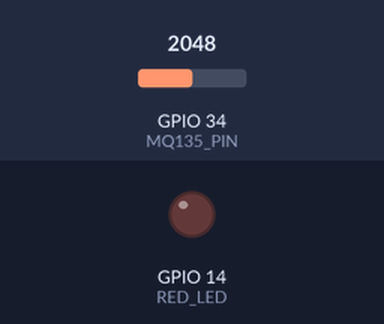
A sketch run on a simulated ESP32. Shown: output pins drawn as LEDs (lit = HIGH). The inputs (shaded band) are chosen by the test bench; at power-on: GPIO 34 (MQ135_PIN) = 2048. WiFi joins after 1.5 s; servers stay silent unless stated; what the sketch prints to the serial monitor is not drawn.

Above: at 0.1 s.
At 2.4 s:
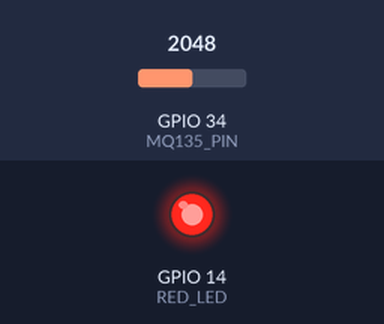
Timing chart, 0 to 3.9 s (numbered marks = the images above):
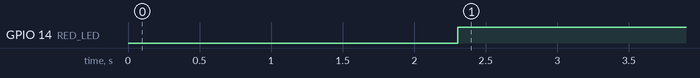

Measured:
- by itself, GPIO 14 (RED_LED): LOW → HIGH at 2.3 s

The sketch:

Firebase_Air_Quality_Monitoring.ino
```cpp
#define BLYNK_TEMPLATE_ID "****" // Enter your Blynk Template ID
#define BLYNK_TEMPLATE_NAME "****" // Enter your Blynk Template Name
#define BLYNK_AUTH_TOKEN "*****" // Enter your Blynk Auth Token

#include <WiFi.h>
#include <Firebase_ESP_Client.h>
#include <BlynkSimpleEsp32.h>

// Wi-Fi credentials
#define WIFI_SSID "*****" //Your SSID
#define WIFI_PASSWORD "*****" //Your Password

// Firebase credentials
#define FIREBASE_HOST "*******" //Your Firebase Host
#define FIREBASE_AUTH "*******" //Your Firebase Auth

#define MQ135_PIN 34 // GPIO Pin for MQ135 sensor

#define RED_LED 14 // GPIO Pin for LED

// Firebase objects
FirebaseData firebaseData;
FirebaseAuth auth;
FirebaseConfig config;

#define BLYNK_VPIN V1 // Blynk virtual pin

void setup() {
  Serial.begin(115200);
  pinMode(MQ135_PIN, INPUT);
  pinMode(RED_LED, OUTPUT);

  // Connect to Wi-Fi
  WiFi.begin(WIFI_SSID, WIFI_PASSWORD);
  Serial.print("Connecting to Wi-Fi");
  while (WiFi.status() != WL_CONNECTED) {
    delay(1000);
    Serial.print(".");
  }
  Serial.println("\nConnected to Wi-Fi");

  // Configure Firebase
  config.host = FIREBASE_HOST;
  config.signer.tokens.legacy_token = FIREBASE_AUTH;

  // Initialize Firebase
  Firebase.begin(&config, &auth);
  Firebase.reconnectWiFi(true);
  Serial.println("Firebase Initialized");

  Blynk.begin(BLYNK_AUTH_TOKEN, WIFI_SSID, WIFI_PASSWORD); // Initialize Blynk
  Serial.println("Blynk Initialized");
}

void loop() {
  int gasConcentration = analogRead(MQ135_PIN); // Read gas concentration from MQ135 sensor

  Serial.print("Gas Concentration (ppm): ");
  Serial.println(gasConcentration);

  if(gasConcentration>100){
    digitalWrite(RED_LED, HIGH);
  }
  else{
    digitalWrite(RED_LED, LOW);
  }

  if (Firebase.RTDB.setFloat(&firebaseData, "/Air_data", gasConcentration))  {
    Serial.println("Data sent to Firebase");
  } else {
    Serial.print("Firebase error: ");
    Serial.println(firebaseData.errorReason());
  }

  Blynk.virtualWrite(BLYNK_VPIN, gasConcentration); // Send data to Blynk

  delay(5000);
  Blynk.run();
}
```
